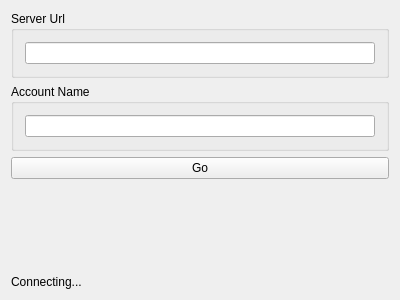
<?xml version="1.0" encoding="UTF-8"?>
<ui version="4.0">
 <class>Widget</class>
 <widget class="QWidget" name="Widget">
  <property name="geometry">
   <rect>
    <x>0</x>
    <y>0</y>
    <width>400</width>
    <height>300</height>
   </rect>
  </property>
  <property name="windowTitle">
   <string>Widget</string>
  </property>
  <layout class="QVBoxLayout" name="verticalLayout_2">
   <item>
    <layout class="QVBoxLayout" name="verticalLayout">
     <item>
      <widget class="QGroupBox" name="groupBox">
       <property name="title">
        <string>Server Url</string>
       </property>
       <layout class="QVBoxLayout" name="verticalLayout_3">
        <item>
         <widget class="QLineEdit" name="serverUrlLineEdit"/>
        </item>
       </layout>
      </widget>
     </item>
    </layout>
   </item>
   <item>
    <widget class="QGroupBox" name="groupBox_2">
     <property name="title">
      <string>Account Name</string>
     </property>
     <layout class="QVBoxLayout" name="verticalLayout_4">
      <item>
       <widget class="QLineEdit" name="accountNameLineEdit"/>
      </item>
     </layout>
    </widget>
   </item>
   <item>
    <widget class="QPushButton" name="goButton">
     <property name="text">
      <string>Go</string>
     </property>
    </widget>
   </item>
   <item>
    <spacer name="verticalSpacer">
     <property name="orientation">
      <enum>Qt::Vertical</enum>
     </property>
     <property name="sizeHint" stdset="0">
      <size>
       <width>20</width>
       <height>40</height>
      </size>
     </property>
    </spacer>
   </item>
   <item>
    <widget class="QLabel" name="statusLabel">
     <property name="text">
      <string>Connecting...</string>
     </property>
    </widget>
   </item>
  </layout>
 </widget>
 <layoutdefault spacing="6" margin="11"/>
 <resources/>
 <connections/>
</ui>
